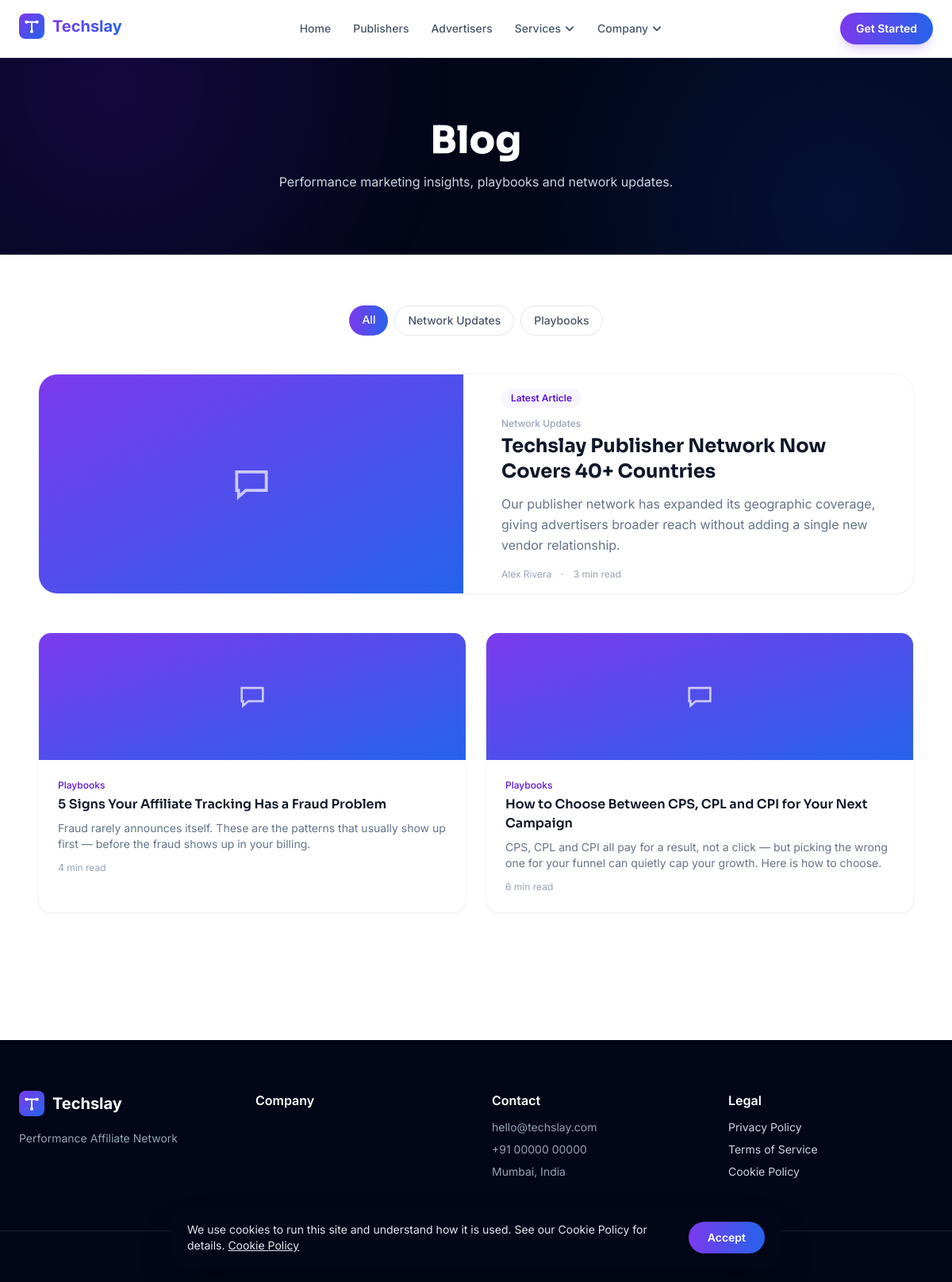
Page /blog on the committed database.
### tables this page shows
CREATE TABLE menu_items (
    id INT UNSIGNED AUTO_INCREMENT PRIMARY KEY,
    menu_id INT UNSIGNED NOT NULL,
    parent_id INT UNSIGNED DEFAULT NULL,
    label VARCHAR(100) NOT NULL,
    url VARCHAR(500) NOT NULL,
    target ENUM('_self','_blank') NOT NULL DEFAULT '_self',
    icon VARCHAR(60) DEFAULT NULL,
    sort_order INT NOT NULL DEFAULT 0,
    status ENUM('published','draft') NOT NULL DEFAULT 'published',
    created_at DATETIME NOT NULL DEFAULT CURRENT_TIMESTAMP,
    CONSTRAINT fk_menu_items_menu FOREIGN KEY (menu_id) REFERENCES menus(id) ON DELETE CASCADE,
    CONSTRAINT fk_menu_items_parent FOREIGN KEY (parent_id) REFERENCES menu_items(id) ON DELETE CASCADE,
    INDEX idx_menu_items_menu (menu_id),
    INDEX idx_menu_items_sort (sort_order)
);

CREATE TABLE blog_categories (
    id INT UNSIGNED AUTO_INCREMENT PRIMARY KEY,
    name VARCHAR(100) NOT NULL,
    slug VARCHAR(100) NOT NULL UNIQUE,
    description VARCHAR(255) DEFAULT NULL,
    created_at DATETIME NOT NULL DEFAULT CURRENT_TIMESTAMP
);

CREATE TABLE blog_posts (
    id INT UNSIGNED AUTO_INCREMENT PRIMARY KEY,
    category_id INT UNSIGNED DEFAULT NULL,
    author_id INT UNSIGNED DEFAULT NULL,
    featured_image_id INT UNSIGNED DEFAULT NULL,
    featured_image VARCHAR(500) DEFAULT NULL COMMENT 'Public path, set via the Media Picker (same convention as every other CMS image field)',
    title VARCHAR(255) NOT NULL,
    slug VARCHAR(255) NOT NULL UNIQUE,
    excerpt VARCHAR(500) DEFAULT NULL,
    content LONGTEXT NOT NULL,
    table_of_contents JSON DEFAULT NULL,
    reading_time_minutes SMALLINT UNSIGNED NOT NULL DEFAULT 0,
    views INT UNSIGNED NOT NULL DEFAULT 0,
    status ENUM('published','draft','scheduled','trashed') NOT NULL DEFAULT 'draft',
    scheduled_at DATETIME DEFAULT NULL,
    published_at DATETIME DEFAULT NULL,
    deleted_at DATETIME DEFAULT NULL,
    created_at DATETIME NOT NULL DEFAULT CURRENT_TIMESTAMP,
    updated_at DATETIME NOT NULL DEFAULT CURRENT_TIMESTAMP ON UPDATE CURRENT_TIMESTAMP,
    CONSTRAINT fk_blog_posts_category FOREIGN KEY (category_id) REFERENCES blog_categories(id) ON DELETE SET NULL,
    CONSTRAINT fk_blog_posts_author FOREIGN KEY (author_id) REFERENCES authors(id) ON DELETE SET NULL,
    CONSTRAINT fk_blog_posts_featured_image FOREIGN KEY (featured_image_id) REFERENCES media(id) ON DELETE SET NULL,
    INDEX idx_blog_posts_status (status),
    INDEX idx_blog_posts_published (published_at),
    FULLTEXT INDEX ft_blog_posts_search (title, excerpt)
);

CREATE TABLE authors (
    id INT UNSIGNED AUTO_INCREMENT PRIMARY KEY,
    user_id INT UNSIGNED DEFAULT NULL,
    name VARCHAR(100) NOT NULL,
    slug VARCHAR(100) NOT NULL UNIQUE,
    bio TEXT DEFAULT NULL,
    avatar_media_id INT UNSIGNED DEFAULT NULL,
    job_title VARCHAR(150) DEFAULT NULL,
    linkedin_url VARCHAR(255) DEFAULT NULL,
    twitter_url VARCHAR(255) DEFAULT NULL,
    created_at DATETIME NOT NULL DEFAULT CURRENT_TIMESTAMP,
    CONSTRAINT fk_authors_user FOREIGN KEY (user_id) REFERENCES users(id) ON DELETE SET NULL,
    CONSTRAINT fk_authors_avatar FOREIGN KEY (avatar_media_id) REFERENCES media(id) ON DELETE SET NULL
);

### app/Views/front/blog/index.php (the view, shortened to what the rows shown need)
<?php
$featured = $currentPage === 1 && $activeCategory === '' ? ($posts[0] ?? null) : null;
$gridPosts = $featured !== null ? array_slice($posts, 1) : $posts;
$gridColsClass = match (true) {
    count($gridPosts) >= 3 => 'lg:grid-cols-3',
    count($gridPosts) === 2 => 'lg:grid-cols-2',
    default => 'lg:grid-cols-1',
};
$thumb = static function (array $post): ?string {
    return $post['featured_image'] ?? null;
};
?>
<section class="py-16">
  <div class="max-w-6xl mx-auto px-6">
    <?php if ($categories !== []): ?>
      <div class="flex flex-wrap justify-center gap-2 mb-12">
        <a href="<?= View::url('blog') ?>" class="px-4 py-2 rounded-full text-sm font-medium transition <?= $activeCategory === '' ? 'bg-gradient-to-r from-brand-500 to-accent-500 text-white' : 'bg-white border border-slate-200 text-slate-600 hover:border-brand-300' ?>">All</a>
        <?php foreach ($categories as $cat): ?>
          <a href="<?= View::url('blog?category=' . $cat['slug']) ?>" class="px-4 py-2 rounded-full text-sm font-medium transition <?= $activeCategory === $cat['slug'] ? 'bg-gradient-to-r from-brand-500 to-accent-500 text-white' : 'bg-white border border-slate-200 text-slate-600 hover:border-brand-300' ?>"><?= View::e($cat['name']) ?></a>
        <?php endforeach; ?>
      </div>
    <?php endif; ?>
    <?php if ($posts === []): ?>
      <p class="text-center text-slate-400">No articles published yet — check back soon.</p>
    <?php else: ?>
      <?php if ($featured !== null): ?>
        <a href="<?= View::url('blog/' . $featured['slug']) ?>" class="group grid md:grid-cols-2 gap-8 items-center rounded-3xl overflow-hidden bg-white border border-slate-100 shadow-sm hover:shadow-xl transition-shadow duration-200 mb-12">
          <div class="h-64 md:h-full bg-gradient-to-br from-brand-500 to-accent-500 flex items-center justify-center overflow-hidden">
            <?php if ($thumb($featured)): ?>
              <img src="<?= View::e(View::url(ltrim($thumb($featured), '/'))) ?>" alt="<?= View::e($featured['title']) ?>" class="w-full h-full object-cover group-hover:scale-105 transition-transform duration-300">
            <?php else: ?>
              <?= Icon::render('chat-bubble', 'w-14 h-14 text-white/70') ?>
            <?php endif; ?>
          </div>
          <div class="p-6 md:p-4 md:pr-10">
            <span class="inline-block text-xs font-semibold text-brand-600 bg-brand-50 rounded-full px-3 py-1 mb-3">Latest Article</span>
            <?php if ($featured['category_name']): ?><div class="text-xs font-medium text-slate-400 mb-1"><?= View::e($featured['category_name']) ?></div><?php endif; ?>
            <h2 class="text-2xl font-bold text-slate-900 group-hover:text-brand-600 transition"><?= View::e($featured['title']) ?></h2>
            <p class="mt-3 text-slate-500 leading-relaxed"><?= View::e($featured['excerpt'] ?? '') ?></p>
            <div class="mt-4 flex items-center gap-3 text-xs text-slate-400">
              <?php if ($featured['author_name']): ?><span><?= View::e($featured['author_name']) ?></span><span>&middot;</span><?php endif; ?>
              <span><?= (int) $featured['reading_time_minutes'] ?> min read</span>
            </div>
          </div>
        </a>
      <?php endif; ?>
      <?php if ($gridPosts !== []): ?>
        <div class="grid sm:grid-cols-2 <?= $gridColsClass ?> gap-6">
          <?php foreach ($gridPosts as $post): ?>
            <a href="<?= View::url('blog/' . $post['slug']) ?>" class="group rounded-2xl overflow-hidden bg-white border border-slate-100 shadow-sm hover:shadow-lg hover:-translate-y-0.5 transition-all duration-200 block">
              <div class="h-40 bg-gradient-to-br from-brand-500 to-accent-500 flex items-center justify-center overflow-hidden">
                <?php if ($thumb($post)): ?>
                  <img src="<?= View::e(View::url(ltrim($thumb($post), '/'))) ?>" alt="<?= View::e($post['title']) ?>" class="w-full h-full object-cover group-hover:scale-105 transition-transform duration-300">
                <?php else: ?>
                  <?= Icon::render('chat-bubble', 'w-10 h-10 text-white/70') ?>
                <?php endif; ?>
              </div>
              <div class="p-6">
                <?php if ($post['category_name']): ?><div class="text-xs font-medium text-brand-600 mb-1"><?= View::e($post['category_name']) ?></div><?php endif; ?>
                <h3 class="font-semibold text-slate-900 group-hover:text-brand-600 transition"><?= View::e($post['title']) ?></h3>
                <p class="mt-2 text-sm text-slate-500"><?= View::e($post['excerpt'] ?? '') ?></p>
                <div class="mt-3 text-xs text-slate-400"><?= (int) $post['reading_time_minutes'] ?> min read</div>
              </div>
            </a>
          <?php endforeach; ?>
        </div>
      <?php endif; ?>
    <?php endif; ?>
  </div>
</section>

### app/Core/Router.php (shortened to what the rows shown need)
<?php
final class Router
{
    private array $routes = [];
    private string $groupPrefix = '';
    private array $groupMiddleware = [];
    public function group(string $prefix, array $middleware, callable $callback): void
    {
        $previousPrefix = $this->groupPrefix;
        $previousMiddleware = $this->groupMiddleware;
        $this->groupPrefix = $previousPrefix . $prefix;
        $this->groupMiddleware = array_merge($previousMiddleware, $middleware);
        $this->groupPrefix = $previousPrefix;
        $this->groupMiddleware = $previousMiddleware;
    }
    private function addRoute(string $method, string $uri, array $action, array $middleware): void
    {
        $fullUri = rtrim($this->groupPrefix . $uri, '/');
        $fullUri = $fullUri === '' ? '/' : $fullUri;
        $this->routes[] = [
            'method' => $method,
            'uri' => $fullUri,
            'action' => $action,
            'middleware' => array_merge($this->groupMiddleware, $middleware),
            'pattern' => $this->toPattern($fullUri),
        ];
    }
    private function toPattern(string $uri): string
    {
        $pattern = preg_replace('#\{([a-zA-Z_]+)\}#', '(?P<$1>[^/]+)', $uri);
        return '#^' . $pattern . '$#';
    }
    public function dispatch(): void
    {
        $method = Request::method();
        $uri = Request::uri();
        foreach ($this->routes as $route) {
            if ($route['method'] !== $method) {
                continue;
            }
            if (!preg_match($route['pattern'], $uri, $matches)) {
                continue;
            }
            $params = array_filter($matches, static fn ($key) => !is_int($key), ARRAY_FILTER_USE_KEY);
            $params = array_map(
                static fn ($value) => ctype_digit($value) ? (int) $value : $value,
                $params
            );
            [$controllerClass, $method2] = $route['action'];
            $controller = new $controllerClass();
            $controller->$method2(...array_values($params));
            return;
        }
    }
}

### app/Core/Icon.php (shortened to what the rows shown need)
<?php
final class Icon
{
    public static function render(?string $key, string $classes = 'w-6 h-6'): string
    {
        $path = self::PATHS[$key ?? ''] ?? self::PATHS[self::DEFAULT_KEY];
        return '<svg xmlns="http://www.w3.org/2000/svg" viewBox="0 0 24 24" fill="none" stroke="currentColor" '
            . 'stroke-width="1.6" stroke-linecap="round" class="' . htmlspecialchars($classes, ENT_QUOTES, 'UTF-8') . '">'
            . $path . '</svg>';
    }
}

### app/Views/partials/header-nav.php (shortened to what the rows shown need)
<?php
$navPrimary = $navPrimary ?? [];
$navCompany = $navCompany ?? [];
?>
<div x-data="{ openPanel: null, mobileOpen: false, mobileGroup: null }" @keydown.escape.window="openPanel = null; mobileOpen = false">
<header class="sticky top-0 z-50 glass border-b border-slate-100" @mouseleave="openPanel = null">
  <div class="max-w-7xl mx-auto px-6 py-4 flex items-center justify-between">
    <a href="<?= View::url('/') ?>"><?php View::partial('partials.logo'); ?></a>
    <nav class="hidden lg:flex items-center gap-1 text-sm font-medium text-slate-600">
      <?php foreach ($navPrimary as $item): ?>
        <a href="<?= View::url(ltrim($item['url'], '/')) ?>" class="px-3 py-2 rounded-lg hover:text-brand-600 hover:bg-slate-50 transition"><?= View::e($item['label']) ?></a>
      <?php endforeach; ?>
      <div class="relative" @mouseenter="openPanel = 'services'">
        <button type="button" @click="openPanel = openPanel === 'services' ? null : 'services'"
                class="px-3 py-2 rounded-lg inline-flex items-center gap-1 hover:bg-slate-50 transition"
                :class="openPanel === 'services' ? 'text-brand-600 bg-slate-50' : ''"
                aria-haspopup="true" :aria-expanded="openPanel === 'services'">
          Services
          <svg class="w-3.5 h-3.5 transition-transform" :class="openPanel === 'services' ? 'rotate-180' : ''" viewBox="0 0 12 12" fill="none"><path d="M2.5 4.5L6 8l3.5-3.5" stroke="currentColor" stroke-width="1.6" stroke-linecap="round" stroke-linejoin="round"/></svg>
        </button>
      </div>
      <?php if ($navCompany !== []): ?>
        <div class="relative" @mouseenter="openPanel = 'company'">
          <button type="button" @click="openPanel = openPanel === 'company' ? null : 'company'"
                  class="px-3 py-2 rounded-lg inline-flex items-center gap-1 hover:bg-slate-50 transition"
                  :class="openPanel === 'company' ? 'text-brand-600 bg-slate-50' : ''"
                  aria-haspopup="true" :aria-expanded="openPanel === 'company'">
            Company
            <svg class="w-3.5 h-3.5 transition-transform" :class="openPanel === 'company' ? 'rotate-180' : ''" viewBox="0 0 12 12" fill="none"><path d="M2.5 4.5L6 8l3.5-3.5" stroke="currentColor" stroke-width="1.6" stroke-linecap="round" stroke-linejoin="round"/></svg>
          </button>
        </div>
      <?php endif; ?>
    </nav>
    <div class="flex items-center gap-2">
      <a href="<?= View::url('contact') ?>" class="hidden md:inline-flex items-center rounded-full bg-gradient-to-r from-brand-500 to-accent-500 text-white text-sm font-semibold px-5 py-2.5 shadow-lg shadow-brand-500/20 hover:shadow-brand-500/40 transition">Get Started</a>
    </div>
  </div>
</header>
</div>

### rows in the picture
menu_items: label "Home"
menu_items: label "Publishers"
menu_items: label "Advertisers"
blog_categories: name "Network Updates"
blog_categories: name "Playbooks"
menu_items: menu.name "Network Updates", menu.title "Techslay Publisher Network Now Covers 40+ Countries", menu.excerpt "Our publisher network has expanded its geographic coverage, giving advertisers broader reach without adding a single new vendor relationship.", menu.name "Alex Rivera", menu.reading_time_minutes "3"
blog_posts: category.name "Playbooks", title "5 Signs Your Affiliate Tracking Has a Fraud Problem", excerpt "Fraud rarely announces itself. These are the patterns that usually show up first — before the fraud shows up in your billing.", reading_time_minutes "4"
blog_posts: category.name "Playbooks", title "How to Choose Between CPS, CPL and CPI for Your Next Campaign", excerpt "CPS, CPL and CPI all pay for a result, not a click — but picking the wrong one for your funnel can quietly cap your growth. Here is how to choose.", reading_time_minutes "6"

### other values in the picture
View::e($siteName) "Techslay"
View::e(Setting::get('business', 'email', '')) "hello@techslay.com"
View::e($message) "We use cookies to run this site and understand how it is used. See our Cookie Policy for details."
